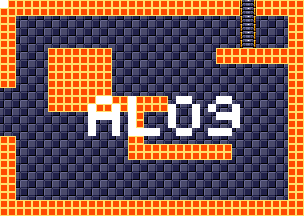

A level layout from a 2D game, rendered from its tile map. Below: a short description, then the map file with tile-grid data replaced by summaries:
An orthogonal 38x27 tile map with 8x8 px tiles, 4 tile layers (background, foreground, room numbers, Objects), 15 tilesets.

<map version="1.5" tiledversion="1.7.1" orientation="orthogonal" renderorder="right-down" width="38" height="27" tilewidth="8" tileheight="8" infinite="0" nextlayerid="11" nextobjectid="1">
 <tileset firstgid="1" source="tilesheets/tsKarniMata.tsx" />
 <tileset firstgid="1025" source="tilesheets/tsVoodooWasp.tsx" />
 <tileset firstgid="2049" source="tilesheets/tsBurial.tsx" />
 <tileset firstgid="3073" source="tilesheets/tsBlueTemple.tsx" />
 <tileset firstgid="4097" source="tilesheets/tsGoddess.tsx" />
 <tileset firstgid="5121" source="tilesheets/tsKonark.tsx" />
 <tileset firstgid="6145" name="sEnemies" tilewidth="8" tileheight="8" tilecount="1024" columns="32">
  <image source="../grapx/tilesheets/sObjects.bmp" trans="ff94ff" width="256" height="256" />
 </tileset>
 <tileset firstgid="7169" source="tilesheets/tsIceTemple.tsx" />
 <tileset firstgid="8193" source="tilesheets/tsLavaArea.tsx" />
 <tileset firstgid="9217" source="tilesheets/tsBossArea.tsx" />
 <tileset firstgid="10241" source="tilesheets/tsPegu.tsx" />
 <tileset firstgid="11265" source="tilesheets/sTiwanakuTemple.tsx" />
 <tileset firstgid="12289" source="tilesheets/sIndraTemple.tsx" />
 <tileset firstgid="13313" source="tilesheets/sTeleport.tsx" />
 <tileset firstgid="14337" source="tilesheets/sObjects.tsx" />
 <layer id="2" name="background" width="38" height="27">
  <data>[1026 cells, 1026 non-empty, 2 distinct tile ids]</data>
 </layer>
 <layer id="1" name="foreground" width="38" height="27">
  <data>[1026 cells, 370 non-empty, 3 distinct tile ids]</data>
 </layer>
 <layer id="7" name="room numbers" width="38" height="27">
  <data>[1026 cells, 42 non-empty, 1 distinct tile ids]</data>
 </layer>
 <layer id="10" name="Objects" width="38" height="27">
  <data>[1026 cells, 0 non-empty, 0 distinct tile ids]</data>
 </layer>
</map>
